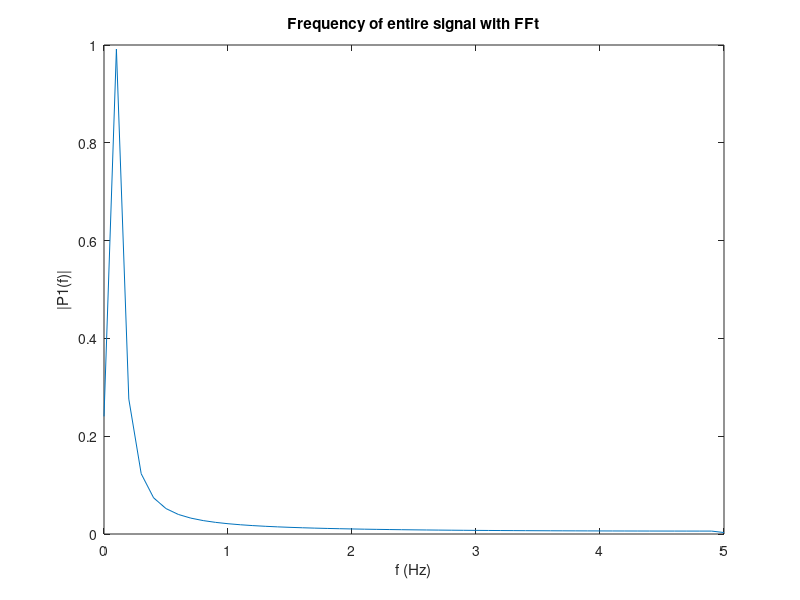
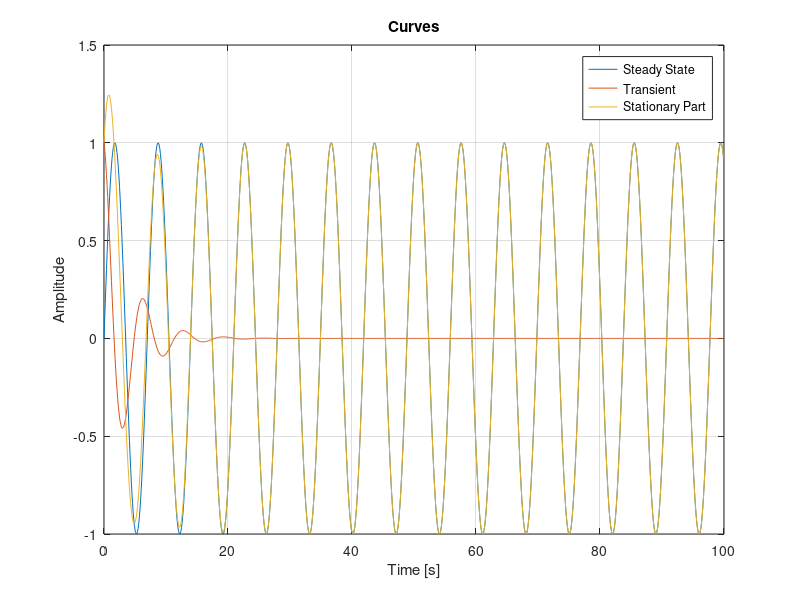

Here is the MATLAB script that generated these plots, in order:
clear all;

%t = [0:60]; % Time interval
Fs = 100/10;
T = 1/Fs;
L = 1000;
t=(0:L-1)*T;

F = 1;
m = 1; c = 0.5; k = 1;
w_e = 1; E = 0.25;
w_d = 0.9682458;
a_1 = 1; a_2 = 0;
a = 1; w = 0.9; phi = 0;

%Curves
steady_state = a*sin((w*t)- phi);
transient = exp(1).^(-E*w_e*t).*(a_2*sin((w_d*t)));
u_exp = exp(1).^(-E*w_e*t).*(a_1*cos(w_d*t));

result = u_exp + steady_state;

% fft of stationary part
Fs = 100/10;
T = 1/Fs;
L = 100;
t1=(0:L-1)*T;
steady_state_s = a*sin((w*t1)- phi);
Y = fft(steady_state_s);
P2 = abs(Y/L);
P1 = P2(1:L/2+1);
P1(2:end-1) = 2*P1(2:end-1);

f = Fs*(0:L/2)/L;
plot(f,P1);
title('Frequency of stationary part with FFt');
xlabel('f (Hz)');
ylabel('|P1(f)|');
xlim([0,10]);ylim([0,1.1]);

% fft of entire signal
Fs2 = 100/10;
T2 = 1/Fs2;
L2 = 100;
t2=(0:L2-1)*T2;
signal = (exp(1).^(-E*w_e*t2)).*((a_1*cos(w_d*t2))+(a_2*sin((w_d*t2))))+a*sin((w*t2)- phi);
Y2 = fft(signal);
P22 = abs(Y2/L2);
P12 = P22(1:L2/2+1);
P12(2:end-1) = 2*P12(2:end-1);

f2 = Fs2*(0:L2/2)/L2;
plot(f2,P12);
title('Frequency of entire signal with FFt');
xlabel('f (Hz)');
ylabel('|P1(f)|');
%xlim([0,10]);ylim([0,1.2]);

figure
plot(t,steady_state)
hold on;
plot(t,u_exp)
hold on;
plot(t,result)
hold off
grid on;
xlabel('Time [s]');
ylabel('Amplitude');
title('Curves')
legend('Steady State','Transient','Stationary Part')
